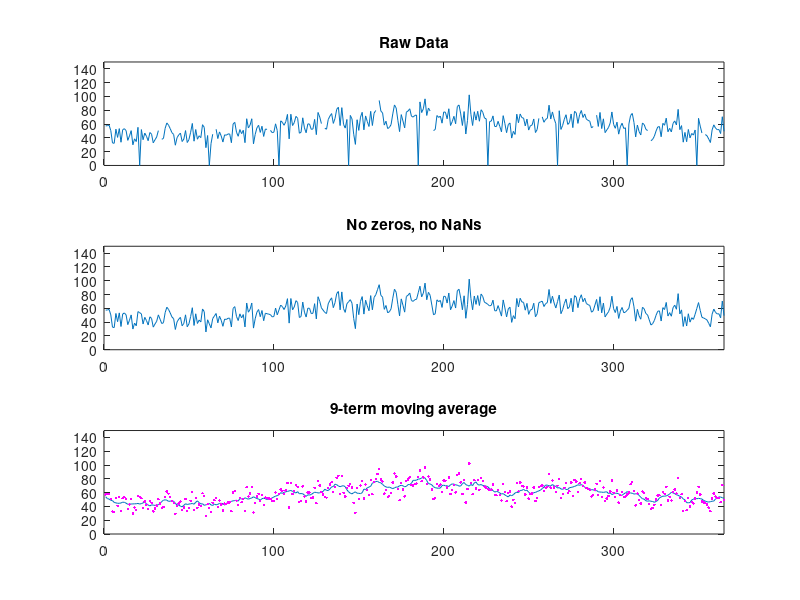

This figure's MATLAB source:
% Aluminium toxicity
% Chanika Schraa

% Clean environment
clear
close all
clc

% Data input
AlConc=load('al_conc.txt');

% Processing the data
AlConcZero=(AlConc==0);
AlConcNan=isnan(AlConc);

AlConcErrors=AlConcZero|AlConcNan;
Errors=find(AlConcErrors);

AlConcFilled=AlConc;

%% Writing a loop to calculate the new value for Errors
for i=Errors;
    AlConcFilled(i)=mean([AlConcFilled(i-1),AlConcFilled(i+1)]);
end


%% Calculating an integrating the MA value: mean of the value itself
% and a predertermined number (4 left, 4 right) of neighbouring elements to the left and
% right of this value

AlConcMA9=AlConcFilled;
for a=1:365;
    b=(a-4)+(0:8);
    for c=1:9;
        if b(c)<1;
            b(c)=1;
        else if b(c)>365;
            b(c)=365;
            end
        end
    end
    AlConcMA9(a)=mean(AlConcFilled(b));
end

x = 1:length(AlConc);
ax = [0,length(AlConc),0,150]
% plotting data and visualizing
subplot(3,1,1)
plot(x,AlConc)
title('Raw Data')   
axis(ax) % changing x axis (0,length(AlConc)) & y axis (0,150)

subplot(3,1,2)
plot(x,AlConcFilled)
title('No zeros, no NaNs')
axis(ax)

subplot(3,1,3)
plot(x, AlConcMA9, x, AlConcFilled, 'm.')
title('9-term moving average') % Hoe moet ik dit visualizen in magenta dots?
axis(ax)